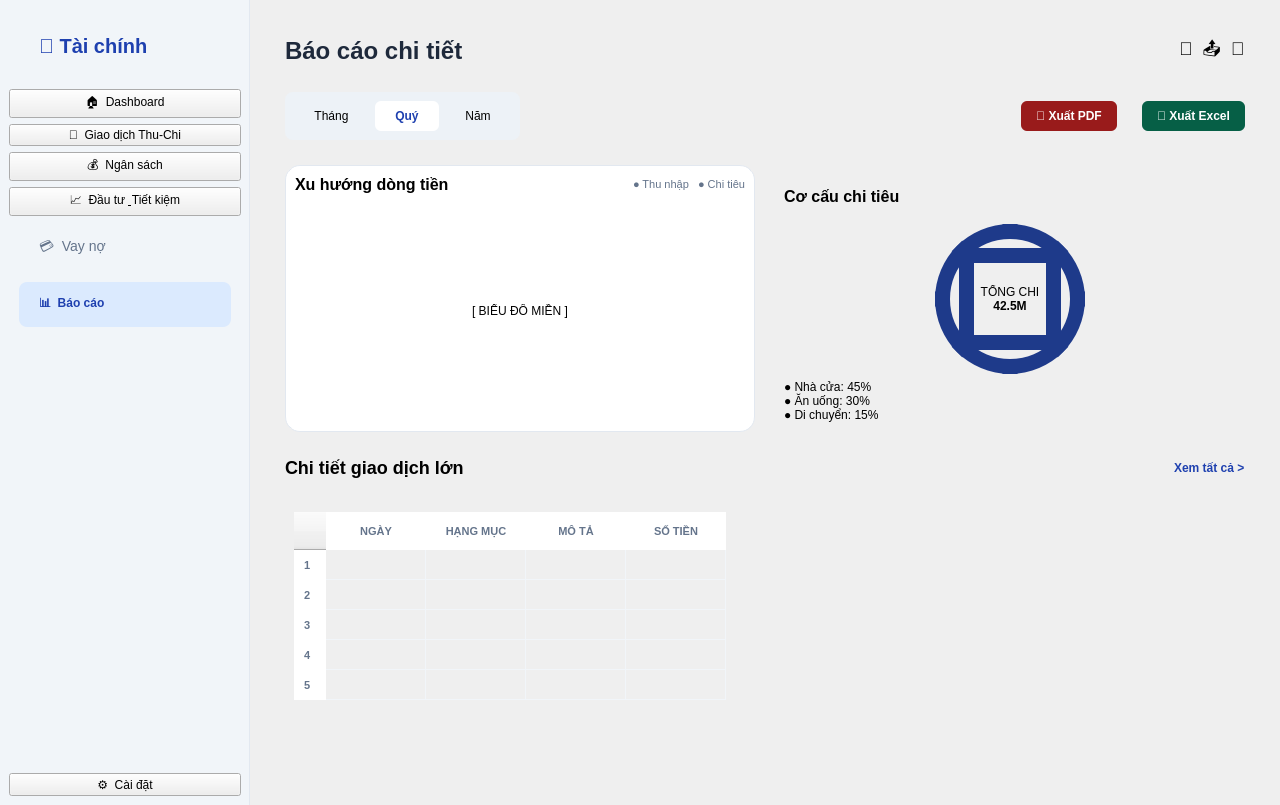
<?xml version="1.0" encoding="UTF-8"?>
<ui version="4.0">
 <class>MainWindow</class>
 <widget class="QMainWindow" name="MainWindow">
  <property name="geometry">
   <rect>
    <x>0</x>
    <y>0</y>
    <width>1280</width>
    <height>805</height>
   </rect>
  </property>
  <property name="windowTitle">
   <string>Báo cáo &amp; Xuất dữ liệu - Financial Architect</string>
  </property>
  <property name="styleSheet">
   <string notr="true">
    QMainWindow { background-color: #F8FAFC; font-family: 'Segoe UI', sans-serif; }
    QFrame#sidebar { background-color: #F1F5F9; border-right: 1px solid #E2E8F0; }
    QPushButton#sideBtn { text-align: left; padding: 12px 20px; border: none; border-radius: 8px; color: #64748B; font-size: 14px; margin: 2px 10px; }
    QPushButton#sideBtn:hover { background-color: #E2E8F0; }
    QPushButton#sideBtn_active { text-align: left; padding: 12px 20px; border: none; border-radius: 8px; background-color: #DBEAFE; color: #1E40AF; font-weight: bold; margin: 2px 10px; }
    QFrame#whiteCard { background-color: white; border-radius: 15px; border: 1px solid #E2E8F0; }
    QPushButton#btnPDF { background-color: #991B1B; color: white; border-radius: 6px; font-weight: bold; padding: 8px 15px; }
    QPushButton#btnExcel { background-color: #065F46; color: white; border-radius: 6px; font-weight: bold; padding: 8px 15px; }
    QTableWidget { background-color: transparent; border: none; gridline-color: #F1F5F9; }
    QHeaderView::section { background-color: white; border: none; font-weight: bold; color: #64748B; padding: 10px; font-size: 11px; }
   </string>
  </property>
  <widget class="QWidget" name="centralwidget">
   <layout class="QHBoxLayout" name="mainLayout">
    <property name="spacing">
     <number>0</number>
    </property>
    <property name="leftMargin">
     <number>0</number>
    </property>
    <property name="topMargin">
     <number>0</number>
    </property>
    <property name="rightMargin">
     <number>0</number>
    </property>
    <property name="bottomMargin">
     <number>0</number>
    </property>
    <item>
     <widget class="QFrame" name="sidebar">
      <property name="minimumSize">
       <size>
        <width>250</width>
        <height>0</height>
       </size>
      </property>
      <layout class="QVBoxLayout" name="sideV">
       <item>
        <widget class="QLabel" name="btn_logo_app">
         <property name="styleSheet">
          <string>font-size: 20px; font-weight: bold; color: #1E40AF; margin: 25px;</string>
         </property>
         <property name="text">
          <string>🏦 Tài chính</string>
         </property>
        </widget>
       </item>
       <item>
        <widget class="QPushButton" name="btn_nav_dashboard">
         <property name="text">
          <string>🏠  Dashboard</string>
         </property>
        </widget>
       </item>
       <item>
        <widget class="QPushButton" name="btn_nav_giaodich">
         <property name="text">
          <string>📝  Giao dịch Thu-Chi</string>
         </property>
        </widget>
       </item>
       <item>
        <widget class="QPushButton" name="btn_nav_ngansach">
         <property name="text">
          <string>💰  Ngân sách</string>
         </property>
        </widget>
       </item>
       <item>
        <widget class="QPushButton" name="btn_nav_dautu_tietkiem">
         <property name="text">
          <string>📈  Đầu tư &amp; Tiết kiệm</string>
         </property>
        </widget>
       </item>
       <item>
        <widget class="QPushButton" name="sideBtn">
         <property name="text">
          <string>💳  Vay nợ</string>
         </property>
        </widget>
       </item>
       <item>
        <widget class="QPushButton" name="sideBtn_active">
         <property name="text">
          <string>📊  Báo cáo</string>
         </property>
        </widget>
       </item>
       <item>
        <spacer name="vSpacer">
         <property name="orientation">
          <enum>Qt::Vertical</enum>
         </property>
         <property name="sizeHint" stdset="0">
          <size>
           <width>0</width>
           <height>0</height>
          </size>
         </property>
        </spacer>
       </item>
       <item>
        <widget class="QPushButton" name="sideBtn">
         <property name="text">
          <string>⚙️  Cài đặt</string>
         </property>
        </widget>
       </item>
      </layout>
     </widget>
    </item>
    <item>
     <widget class="QScrollArea" name="scrollArea">
      <property name="frameShape">
       <enum>QFrame::NoFrame</enum>
      </property>
      <property name="widgetResizable">
       <bool>true</bool>
      </property>
      <widget class="QWidget" name="scrollContent">
       <property name="geometry">
        <rect>
         <x>0</x>
         <y>0</y>
         <width>1030</width>
         <height>768</height>
        </rect>
       </property>
       <layout class="QVBoxLayout" name="contentV">
        <property name="spacing">
         <number>25</number>
        </property>
        <property name="leftMargin">
         <number>35</number>
        </property>
        <property name="topMargin">
         <number>35</number>
        </property>
        <property name="rightMargin">
         <number>35</number>
        </property>
        <property name="bottomMargin">
         <number>35</number>
        </property>
        <item>
         <layout class="QHBoxLayout" name="headerL">
          <item>
           <widget class="QLabel" name="lbl_tieude_trang">
            <property name="styleSheet">
             <string>font-size: 24px; font-weight: bold; color: #1E293B;</string>
            </property>
            <property name="text">
             <string>Báo cáo chi tiết</string>
            </property>
           </widget>
          </item>
          <item>
           <spacer name="hSpacer1">
            <property name="orientation">
             <enum>Qt::Horizontal</enum>
            </property>
            <property name="sizeHint" stdset="0">
             <size>
              <width>0</width>
              <height>0</height>
             </size>
            </property>
           </spacer>
          </item>
          <item>
           <widget class="QLabel" name="icons">
            <property name="styleSheet">
             <string>font-size: 18px;</string>
            </property>
            <property name="text">
             <string>🔔  📤  👤</string>
            </property>
           </widget>
          </item>
         </layout>
        </item>
        <item>
         <layout class="QHBoxLayout" name="toolBarL">
          <item>
           <widget class="QFrame" name="periodSelector">
            <property name="styleSheet">
             <string>background:#EDF2F7; border-radius:8px;</string>
            </property>
            <layout class="QHBoxLayout" name="periodH">
             <item>
              <widget class="QPushButton" name="btnMonth">
               <property name="styleSheet">
                <string>background:transparent; border:none; padding:8px 20px;</string>
               </property>
               <property name="text">
                <string>Tháng</string>
               </property>
              </widget>
             </item>
             <item>
              <widget class="QPushButton" name="btnQuarter">
               <property name="styleSheet">
                <string>background:white; border-radius:6px; font-weight:bold; color:#1E40AF; padding:8px 20px;</string>
               </property>
               <property name="text">
                <string>Quý</string>
               </property>
              </widget>
             </item>
             <item>
              <widget class="QPushButton" name="btnYear">
               <property name="styleSheet">
                <string>background:transparent; border:none; padding:8px 20px;</string>
               </property>
               <property name="text">
                <string>Năm</string>
               </property>
              </widget>
             </item>
            </layout>
           </widget>
          </item>
          <item>
           <spacer name="hSpacer2">
            <property name="orientation">
             <enum>Qt::Horizontal</enum>
            </property>
            <property name="sizeHint" stdset="0">
             <size>
              <width>0</width>
              <height>0</height>
             </size>
            </property>
           </spacer>
          </item>
          <item>
           <widget class="QPushButton" name="btnPDF">
            <property name="text">
             <string>📕 Xuất PDF</string>
            </property>
           </widget>
          </item>
          <item>
           <widget class="QPushButton" name="btnExcel">
            <property name="text">
             <string>📗 Xuất Excel</string>
            </property>
           </widget>
          </item>
         </layout>
        </item>
        <item>
         <layout class="QHBoxLayout" name="chartsL">
          <property name="spacing">
           <number>20</number>
          </property>
          <item>
           <widget class="QFrame" name="whiteCard">
            <layout class="QVBoxLayout" name="vTrend">
             <item>
              <layout class="QHBoxLayout" name="hTrendHeader">
               <item>
                <widget class="QLabel" name="lblTrend">
                 <property name="styleSheet">
                  <string>font-weight:bold; font-size:16px;</string>
                 </property>
                 <property name="text">
                  <string>Xu hướng dòng tiền</string>
                 </property>
                </widget>
               </item>
               <item>
                <spacer name="hS3">
                 <property name="orientation">
                  <enum>Qt::Horizontal</enum>
                 </property>
                 <property name="sizeHint" stdset="0">
                  <size>
                   <width>0</width>
                   <height>0</height>
                  </size>
                 </property>
                </spacer>
               </item>
               <item>
                <widget class="QLabel" name="lblLegend">
                 <property name="styleSheet">
                  <string>color:#64748B; font-size:11px;</string>
                 </property>
                 <property name="text">
                  <string>● Thu nhập   ● Chi tiêu</string>
                 </property>
                </widget>
               </item>
              </layout>
             </item>
             <item>
              <spacer name="vS1">
               <property name="orientation">
                <enum>Qt::Vertical</enum>
               </property>
               <property name="sizeHint" stdset="0">
                <size>
                 <width>0</width>
                 <height>0</height>
                </size>
               </property>
              </spacer>
             </item>
             <item>
              <widget class="QLabel" name="trendPlaceholder">
               <property name="text">
                <string>[ BIỂU ĐỒ MIỀN ]</string>
               </property>
               <property name="alignment">
                <set>Qt::AlignCenter</set>
               </property>
              </widget>
             </item>
             <item>
              <spacer name="vS2">
               <property name="orientation">
                <enum>Qt::Vertical</enum>
               </property>
               <property name="sizeHint" stdset="0">
                <size>
                 <width>0</width>
                 <height>0</height>
                </size>
               </property>
              </spacer>
             </item>
            </layout>
           </widget>
          </item>
          <item>
           <widget class="QFrame" name="whiteCard">
            <layout class="QVBoxLayout" name="vDonut">
             <item>
              <widget class="QLabel" name="lblDonut">
               <property name="styleSheet">
                <string>font-weight:bold; font-size:16px;</string>
               </property>
               <property name="text">
                <string>Cơ cấu chi tiêu</string>
               </property>
              </widget>
             </item>
             <item>
              <layout class="QHBoxLayout" name="hDonutGraphic">
               <item>
                <spacer name="hs4">
                 <property name="orientation">
                  <enum>Qt::Horizontal</enum>
                 </property>
                 <property name="sizeHint" stdset="0">
                  <size>
                   <width>0</width>
                   <height>0</height>
                  </size>
                 </property>
                </spacer>
               </item>
               <item>
                <widget class="QFrame" name="donutRing">
                 <property name="minimumSize">
                  <size>
                   <width>150</width>
                   <height>150</height>
                  </size>
                 </property>
                 <property name="styleSheet">
                  <string>border: 15px solid #1E3A8A; border-radius: 75px;</string>
                 </property>
                 <layout class="QVBoxLayout" name="vInnerDonut">
                  <item>
                   <widget class="QLabel" name="lblTotal">
                    <property name="text">
                     <string>TỔNG CHI&lt;br&gt;&lt;b&gt;42.5M&lt;/b&gt;</string>
                    </property>
                    <property name="alignment">
                     <set>Qt::AlignCenter</set>
                    </property>
                   </widget>
                  </item>
                 </layout>
                </widget>
               </item>
               <item>
                <spacer name="hs5">
                 <property name="orientation">
                  <enum>Qt::Horizontal</enum>
                 </property>
                 <property name="sizeHint" stdset="0">
                  <size>
                   <width>0</width>
                   <height>0</height>
                  </size>
                 </property>
                </spacer>
               </item>
              </layout>
             </item>
             <item>
              <widget class="QLabel" name="lblStats">
               <property name="text">
                <string>● Nhà cửa: 45%&lt;br&gt;● Ăn uống: 30%&lt;br&gt;● Di chuyển: 15%</string>
               </property>
              </widget>
             </item>
            </layout>
           </widget>
          </item>
         </layout>
        </item>
        <item>
         <layout class="QHBoxLayout" name="tableHeaderL">
          <item>
           <widget class="QLabel" name="lblTable">
            <property name="styleSheet">
             <string>font-weight:bold; font-size:18px;</string>
            </property>
            <property name="text">
             <string>Chi tiết giao dịch lớn</string>
            </property>
           </widget>
          </item>
          <item>
           <spacer name="hs6">
            <property name="orientation">
             <enum>Qt::Horizontal</enum>
            </property>
            <property name="sizeHint" stdset="0">
             <size>
              <width>0</width>
              <height>0</height>
             </size>
            </property>
           </spacer>
          </item>
          <item>
           <widget class="QLabel" name="lblSeeAll">
            <property name="styleSheet">
             <string>color:#1E40AF; font-weight:bold;</string>
            </property>
            <property name="text">
             <string>Xem tất cả &gt;</string>
            </property>
           </widget>
          </item>
         </layout>
        </item>
        <item>
         <widget class="QFrame" name="whiteCard">
          <layout class="QVBoxLayout" name="vTable">
           <item>
            <widget class="QTableWidget" name="transactionTable">
             <property name="rowCount">
              <number>5</number>
             </property>
             <property name="columnCount">
              <number>4</number>
             </property>
             <row/>
             <row/>
             <row/>
             <row/>
             <row/>
             <column>
              <property name="text">
               <string>NGÀY</string>
              </property>
             </column>
             <column>
              <property name="text">
               <string>HẠNG MỤC</string>
              </property>
             </column>
             <column>
              <property name="text">
               <string>MÔ TẢ</string>
              </property>
             </column>
             <column>
              <property name="text">
               <string>SỐ TIỀN</string>
              </property>
             </column>
            </widget>
           </item>
          </layout>
         </widget>
        </item>
       </layout>
      </widget>
     </widget>
    </item>
   </layout>
  </widget>
  <widget class="QMenuBar" name="menubar">
   <property name="geometry">
    <rect>
     <x>0</x>
     <y>0</y>
     <width>1280</width>
     <height>37</height>
    </rect>
   </property>
  </widget>
 </widget>
 <resources/>
 <connections/>
</ui>
